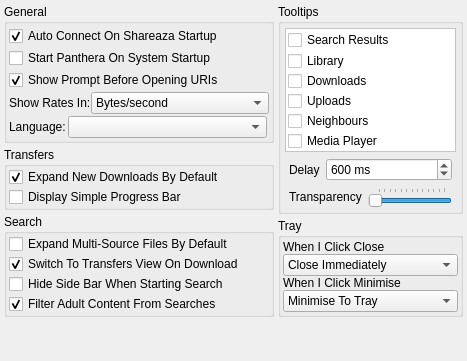
     <widget class="QWidget" name="pageBasic">
      <layout class="QGridLayout" name="gridLayout">
       <property name="margin">
        <number>4</number>
       </property>
       <property name="spacing">
        <number>4</number>
       </property>
       <item row="0" column="0">
        <widget class="QGroupBox" name="groupBoxGeneral">
         <property name="minimumSize">
          <size>
           <width>270</width>
           <height>0</height>
          </size>
         </property>
         <property name="maximumSize">
          <size>
           <width>270</width>
           <height>16777215</height>
          </size>
         </property>
         <property name="title">
          <string>General</string>
         </property>
         <layout class="QGridLayout" name="gridLayout_28">
          <property name="margin">
           <number>2</number>
          </property>
          <property name="spacing">
           <number>2</number>
          </property>
          <item row="0" column="0">
           <widget class="QCheckBox" name="checkBoxAutoConnect">
            <property name="text">
             <string>Auto Connect On Shareaza Startup</string>
            </property>
            <property name="checked">
             <bool>true</bool>
            </property>
           </widget>
          </item>
          <item row="1" column="0">
           <widget class="QCheckBox" name="checkBoxSystemStart">
            <property name="text">
             <string>Start Panthera On System Startup</string>
            </property>
           </widget>
          </item>
          <item row="2" column="0">
           <widget class="QCheckBox" name="checkBoxURIPrompt">
            <property name="text">
             <string>Show Prompt Before Opening URIs</string>
            </property>
            <property name="checked">
             <bool>true</bool>
            </property>
           </widget>
          </item>
          <item row="3" column="0" colspan="2">
           <layout class="QHBoxLayout" name="horizontalLayout">
            <property name="spacing">
             <number>0</number>
            </property>
            <property name="margin">
             <number>0</number>
            </property>
            <item>
             <widget class="QLabel" name="labelRates">
              <property name="text">
               <string>Show Rates In:</string>
              </property>
             </widget>
            </item>
            <item>
             <widget class="QComboBox" name="comboBoxRates">
              <property name="sizePolicy">
               <sizepolicy hsizetype="MinimumExpanding" vsizetype="Fixed">
                <horstretch>0</horstretch>
                <verstretch>0</verstretch>
               </sizepolicy>
              </property>
              <property name="currentIndex">
               <number>1</number>
              </property>
              <item>
               <property name="text">
                <string>bits/second</string>
               </property>
              </item>
              <item>
               <property name="text">
                <string>Bytes/second</string>
               </property>
              </item>
              <item>
               <property name="text">
                <string>Kilobits/second</string>
               </property>
              </item>
              <item>
               <property name="text">
                <string>KiloBytes/second</string>
               </property>
              </item>
              <item>
               <property name="text">
                <string>Megabits/second</string>
               </property>
              </item>
              <item>
               <property name="text">
                <string>MegaBytes/second</string>
               </property>
              </item>
             </widget>
            </item>
           </layout>
          </item>
          <item row="5" column="0">
           <layout class="QHBoxLayout" name="horizontalLayout_2">
            <item>
             <widget class="QLabel" name="label_3">
              <property name="text">
               <string>Language:</string>
              </property>
             </widget>
            </item>
            <item>
             <widget class="QComboBox" name="comboBox">
              <property name="sizePolicy">
               <sizepolicy hsizetype="MinimumExpanding" vsizetype="Fixed">
                <horstretch>0</horstretch>
                <verstretch>0</verstretch>
               </sizepolicy>
              </property>
             </widget>
            </item>
           </layout>
          </item>
         </layout>
        </widget>
       </item>
       <item row="0" column="1" rowspan="3">
        <widget class="QGroupBox" name="groupBoxTooltips">
         <property name="maximumSize">
          <size>
           <width>200</width>
           <height>16777215</height>
          </size>
         </property>
         <property name="title">
          <string>Tooltips</string>
         </property>
         <layout class="QGridLayout" name="gridLayout_24">
          <property name="margin">
           <number>4</number>
          </property>
          <item row="1" column="0">
           <layout class="QHBoxLayout" name="horizontalLayoutDelay">
            <property name="leftMargin">
             <number>4</number>
            </property>
            <property name="rightMargin">
             <number>4</number>
            </property>
            <item>
             <widget class="QLabel" name="labelDelay">
              <property name="text">
               <string>Delay</string>
              </property>
             </widget>
            </item>
            <item>
             <widget class="QSpinBox" name="spinBoxToolTipDelay">
              <property name="sizePolicy">
               <sizepolicy hsizetype="MinimumExpanding" vsizetype="Fixed">
                <horstretch>0</horstretch>
                <verstretch>0</verstretch>
               </sizepolicy>
              </property>
              <property name="suffix">
               <string> ms</string>
              </property>
              <property name="maximum">
               <number>5000</number>
              </property>
              <property name="value">
               <number>600</number>
              </property>
             </widget>
            </item>
           </layout>
          </item>
          <item row="2" column="0">
           <layout class="QHBoxLayout" name="horizontalLayoutOpacity">
            <property name="leftMargin">
             <number>4</number>
            </property>
            <property name="rightMargin">
             <number>4</number>
            </property>
            <item>
             <widget class="QLabel" name="labelOpacity">
              <property name="text">
               <string>Transparency</string>
              </property>
             </widget>
            </item>
            <item>
             <widget class="QSlider" name="horizontalSliderOpacity">
              <property name="maximum">
               <number>255</number>
              </property>
              <property name="value">
               <number>255</number>
              </property>
              <property name="orientation">
               <enum>Qt::Horizontal</enum>
              </property>
              <property name="invertedAppearance">
               <bool>true</bool>
              </property>
              <property name="invertedControls">
               <bool>false</bool>
              </property>
              <property name="tickPosition">
               <enum>QSlider::TicksAbove</enum>
              </property>
              <property name="tickInterval">
               <number>20</number>
              </property>
             </widget>
            </item>
           </layout>
          </item>
          <item row="0" column="0">
           <widget class="QFrame" name="frameTooltips">
            <property name="styleSheet">
             <string notr="true">background-color: rgb(255, 255, 255);</string>
            </property>
            <property name="frameShape">
             <enum>QFrame::StyledPanel</enum>
            </property>
            <property name="frameShadow">
             <enum>QFrame::Sunken</enum>
            </property>
            <layout class="QGridLayout" name="gridLayout_3">
             <property name="leftMargin">
              <number>2</number>
             </property>
             <property name="topMargin">
              <number>0</number>
             </property>
             <property name="rightMargin">
              <number>0</number>
             </property>
             <property name="bottomMargin">
              <number>0</number>
             </property>
             <property name="spacing">
              <number>0</number>
             </property>
             <item row="0" column="0">
              <widget class="QCheckBox" name="checkBoxSearchTooltips">
               <property name="sizePolicy">
                <sizepolicy hsizetype="Preferred" vsizetype="Preferred">
                 <horstretch>0</horstretch>
                 <verstretch>0</verstretch>
                </sizepolicy>
               </property>
               <property name="minimumSize">
                <size>
                 <width>0</width>
                 <height>15</height>
                </size>
               </property>
               <property name="text">
                <string>Search Results</string>
               </property>
              </widget>
             </item>
             <item row="1" column="0">
              <widget class="QCheckBox" name="checkBoxLibraryTooltips">
               <property name="minimumSize">
                <size>
                 <width>0</width>
                 <height>15</height>
                </size>
               </property>
               <property name="text">
                <string>Library</string>
               </property>
              </widget>
             </item>
             <item row="2" column="0">
              <widget class="QCheckBox" name="checkBoxDownloadTooltips">
               <property name="minimumSize">
                <size>
                 <width>0</width>
                 <height>15</height>
                </size>
               </property>
               <property name="text">
                <string>Downloads</string>
               </property>
              </widget>
             </item>
             <item row="3" column="0">
              <widget class="QCheckBox" name="checkBoxUploadTooltips">
               <property name="minimumSize">
                <size>
                 <width>0</width>
                 <height>15</height>
                </size>
               </property>
               <property name="text">
                <string>Uploads</string>
               </property>
              </widget>
             </item>
             <item row="4" column="0">
              <widget class="QCheckBox" name="checkBoxNeighbourTooltips">
               <property name="minimumSize">
                <size>
                 <width>0</width>
                 <height>15</height>
                </size>
               </property>
               <property name="text">
                <string>Neighbours</string>
               </property>
              </widget>
             </item>
             <item row="5" column="0">
              <widget class="QCheckBox" name="checkBoxMediaPlayerTooltips">
               <property name="minimumSize">
                <size>
                 <width>0</width>
                 <height>15</height>
                </size>
               </property>
               <property name="text">
                <string>Media Player</string>
               </property>
              </widget>
             </item>
            </layout>
           </widget>
          </item>
         </layout>
        </widget>
       </item>
       <item row="1" column="0">
        <widget class="QGroupBox" name="groupBoxDownloads">
         <property name="minimumSize">
          <size>
           <width>270</width>
           <height>0</height>
          </size>
         </property>
         <property name="maximumSize">
          <size>
           <width>270</width>
           <height>16777215</height>
          </size>
         </property>
         <property name="title">
          <string>Transfers</string>
         </property>
         <layout class="QGridLayout" name="gridLayout_9">
          <property name="leftMargin">
           <number>2</number>
          </property>
          <property name="topMargin">
           <number>0</number>
          </property>
          <property name="rightMargin">
           <number>0</number>
          </property>
          <property name="bottomMargin">
           <number>0</number>
          </property>
          <property name="spacing">
           <number>0</number>
          </property>
          <item row="0" column="0">
           <widget class="QCheckBox" name="checkBoxExpandDownloads">
            <property name="text">
             <string>Expand New Downloads By Default</string>
            </property>
            <property name="checked">
             <bool>true</bool>
            </property>
           </widget>
          </item>
          <item row="1" column="0">
           <widget class="QCheckBox" name="checkBoxSimpleProgress">
            <property name="text">
             <string>Display Simple Progress Bar</string>
            </property>
           </widget>
          </item>
         </layout>
        </widget>
       </item>
       <item row="2" column="0" rowspan="2">
        <widget class="QGroupBox" name="groupBoxSearch">
         <property name="minimumSize">
          <size>
           <width>270</width>
           <height>0</height>
          </size>
         </property>
         <property name="maximumSize">
          <size>
           <width>270</width>
           <height>16777215</height>
          </size>
         </property>
         <property name="title">
          <string>Search</string>
         </property>
         <layout class="QGridLayout" name="gridLayout_29">
          <property name="leftMargin">
           <number>2</number>
          </property>
          <property name="topMargin">
           <number>0</number>
          </property>
          <property name="rightMargin">
           <number>0</number>
          </property>
          <property name="bottomMargin">
           <number>0</number>
          </property>
          <property name="spacing">
           <number>0</number>
          </property>
          <item row="0" column="0">
           <widget class="QCheckBox" name="checkBoxExpandMultiSorce">
            <property name="text">
             <string>Expand Multi-Source Files By Default</string>
            </property>
           </widget>
          </item>
          <item row="1" column="0">
           <widget class="QCheckBox" name="checkBoxSwitchOnDownload">
            <property name="text">
             <string>Switch To Transfers View On Download</string>
            </property>
            <property name="checked">
             <bool>true</bool>
            </property>
           </widget>
          </item>
          <item row="2" column="0">
           <widget class="QCheckBox" name="checkBoxHideSideBar">
            <property name="text">
             <string>Hide Side Bar When Starting Search</string>
            </property>
           </widget>
          </item>
          <item row="3" column="0">
           <widget class="QCheckBox" name="checkBoxFilterAdult">
            <property name="text">
             <string>Filter Adult Content From Searches</string>
            </property>
            <property name="checked">
             <bool>true</bool>
            </property>
           </widget>
          </item>
         </layout>
        </widget>
       </item>
       <item row="3" column="1">
        <widget class="QGroupBox" name="groupBoxTray">
         <property name="title">
          <string>Tray</string>
         </property>
         <layout class="QVBoxLayout" name="verticalLayout">
          <property name="spacing">
           <number>0</number>
          </property>
          <property name="margin">
           <number>2</number>
          </property>
          <item>
           <widget class="QLabel" name="labelCloseButton">
            <property name="text">
             <string>When I Click Close</string>
            </property>
           </widget>
          </item>
          <item>
           <widget class="QComboBox" name="comboBoxCloseButton">
            <property name="currentIndex">
             <number>1</number>
            </property>
            <item>
             <property name="text">
              <string>Ask Me</string>
             </property>
            </item>
            <item>
             <property name="text">
              <string>Close Immediately</string>
             </property>
            </item>
            <item>
             <property name="text">
              <string>Minimise To Tray</string>
             </property>
            </item>
            <item>
             <property name="text">
              <string>Close After Transfers</string>
             </property>
            </item>
           </widget>
          </item>
          <item>
           <widget class="QLabel" name="labelMinimiseButton">
            <property name="text">
             <string>When I Click Minimise</string>
            </property>
           </widget>
          </item>
          <item>
           <widget class="QComboBox" name="comboBoxMinimiseButton">
            <property name="currentIndex">
             <number>1</number>
            </property>
            <item>
             <property name="text">
              <string>Minimise Normally</string>
             </property>
            </item>
            <item>
             <property name="text">
              <string>Minimise To Tray</string>
             </property>
            </item>
           </widget>
          </item>
         </layout>
        </widget>
       </item>
       <item row="4" column="0">
        <spacer name="verticalSpacer_5">
         <property name="orientation">
          <enum>Qt::Vertical</enum>
         </property>
         <property name="sizeHint" stdset="0">
          <size>
           <width>20</width>
           <height>40</height>
          </size>
         </property>
        </spacer>
       </item>
      </layout>
     </widget>
